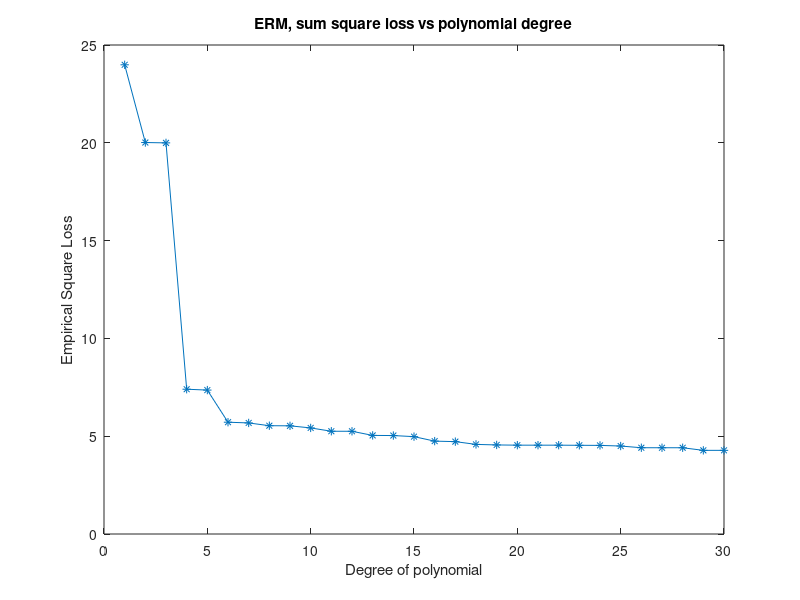
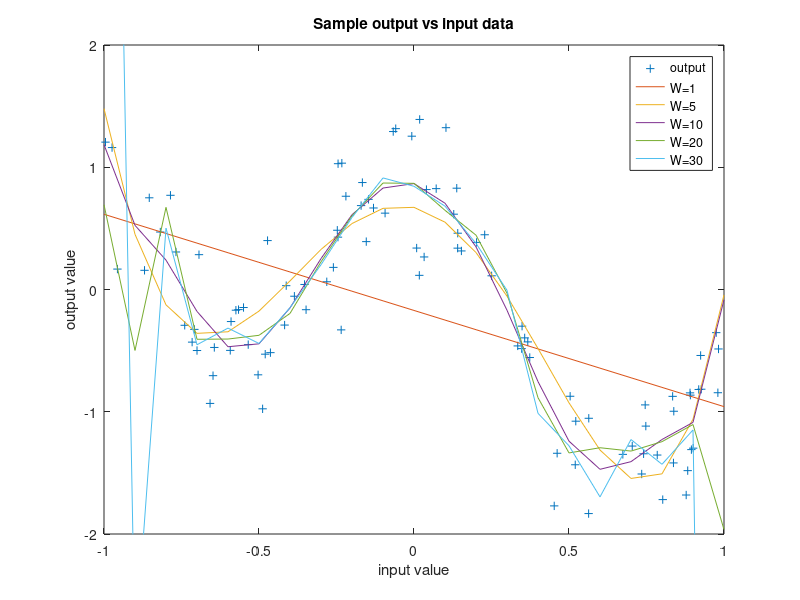
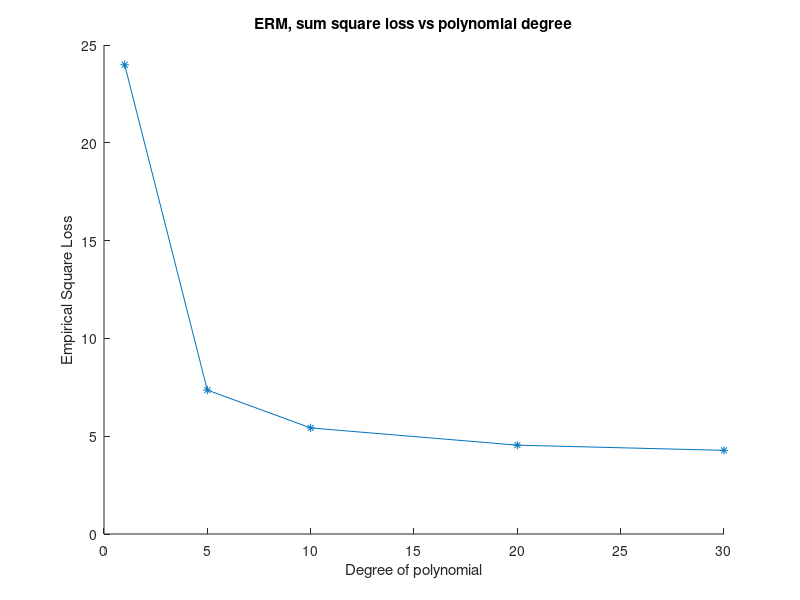
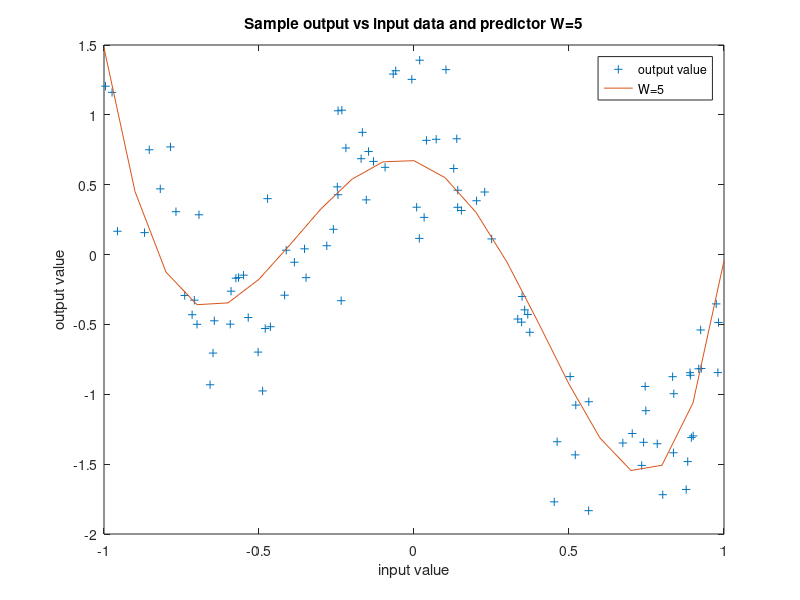

Source code (MATLAB) for these figures, in order:
x = load('dataset1_inputs.txt');
t = load('dataset1_outputs.txt');
w = 30;
errors = zeros(1,w);
for i=1:w    
    %polynomial curve fitting
    p = polyfit(x,t,i);
    results = polyval(p,x);
    errors(i) = sum(0.5 .* (results - t).^2);
end
figure;
plot([1:1:w],errors,'-*');
title('ERM, sum square loss vs polynomial degree');
xlabel('Degree of polynomial');
ylabel('Empirical Square Loss');

%step 5 visualization
%plot of learned polynomials
figure;
x2 = [-1:.1:1];
plot(x,t,'+');
hold on;
plot(x2,polyval(polyfit(x,t,1),x2));
plot(x2,polyval(polyfit(x,t,5),x2));
plot(x2,polyval(polyfit(x,t,10),x2));
plot(x2,polyval(polyfit(x,t,20),x2));
plot(x2,polyval(polyfit(x,t,30),x2));
ylim([-2 2]);
title('Sample output vs input data');
xlabel('input value');
ylabel('output value');
legend('output','W=1','W=5','W=10','W=20','W=30');
hold off;

%plot of errors for W=1,5,10,20,30
data = [errors(1),errors(5),errors(10),errors(20),errors(30)];
figure;
hold on;
plot([1,5,10,20,30],data,'-*');
title('ERM, sum square loss vs polynomial degree');
xlabel('Degree of polynomial');
ylabel('Empirical Square Loss');
hold off;

figure;
plot(x,t,'+',[-1:.1:1],polyval(polyfit(x,t,5),x2));
title('Sample output vs input data and predictor W=5');
xlabel('input value');
ylabel('output value');
legend('output value','W=5');
